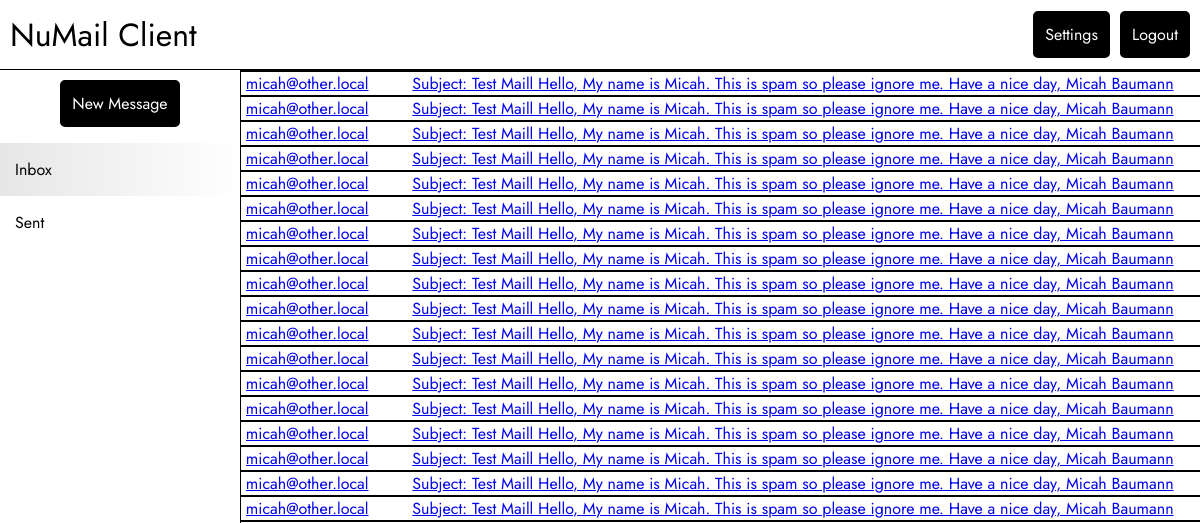
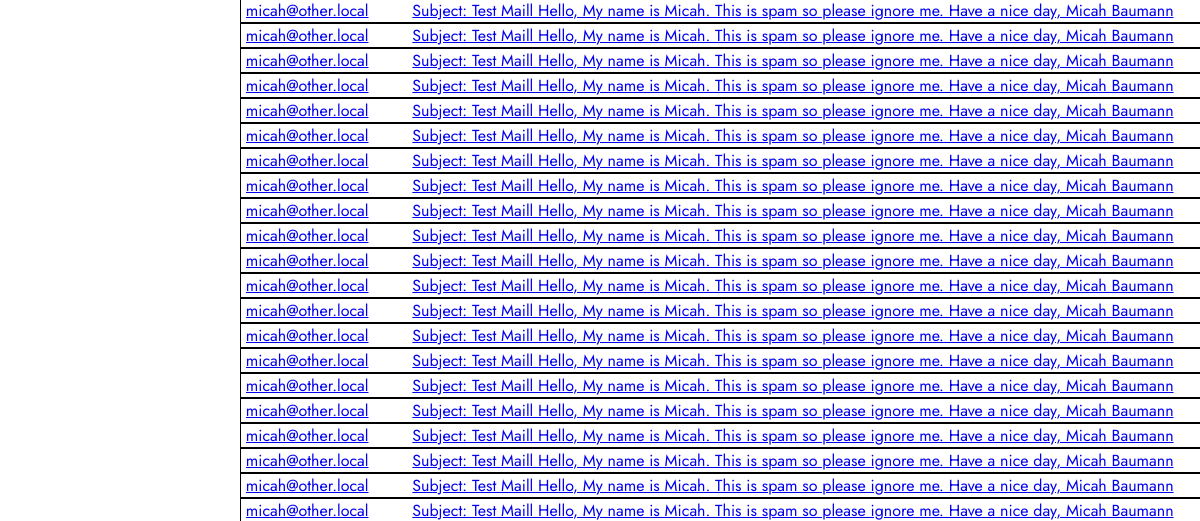
/ (signed in, upper part), run on an earlier commit of the app's database (2 pictures, top to bottom).
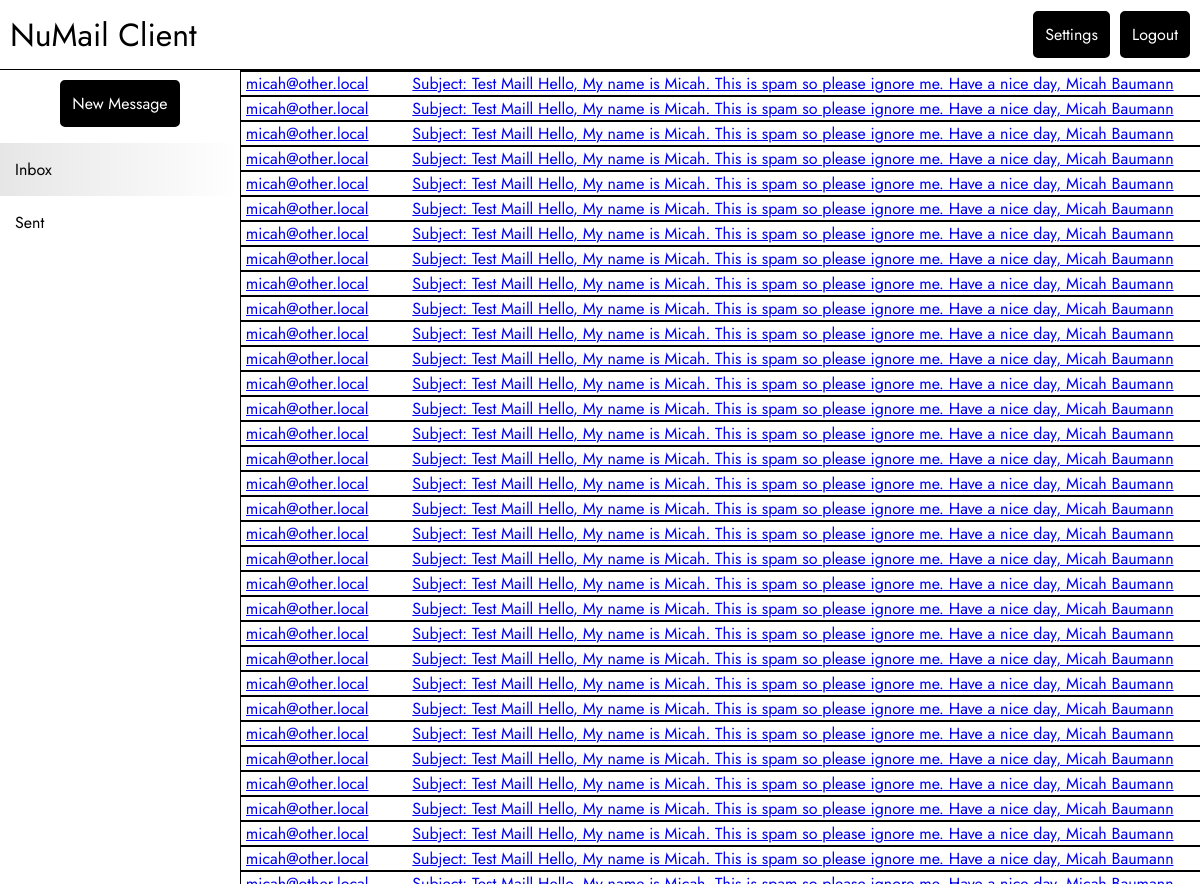
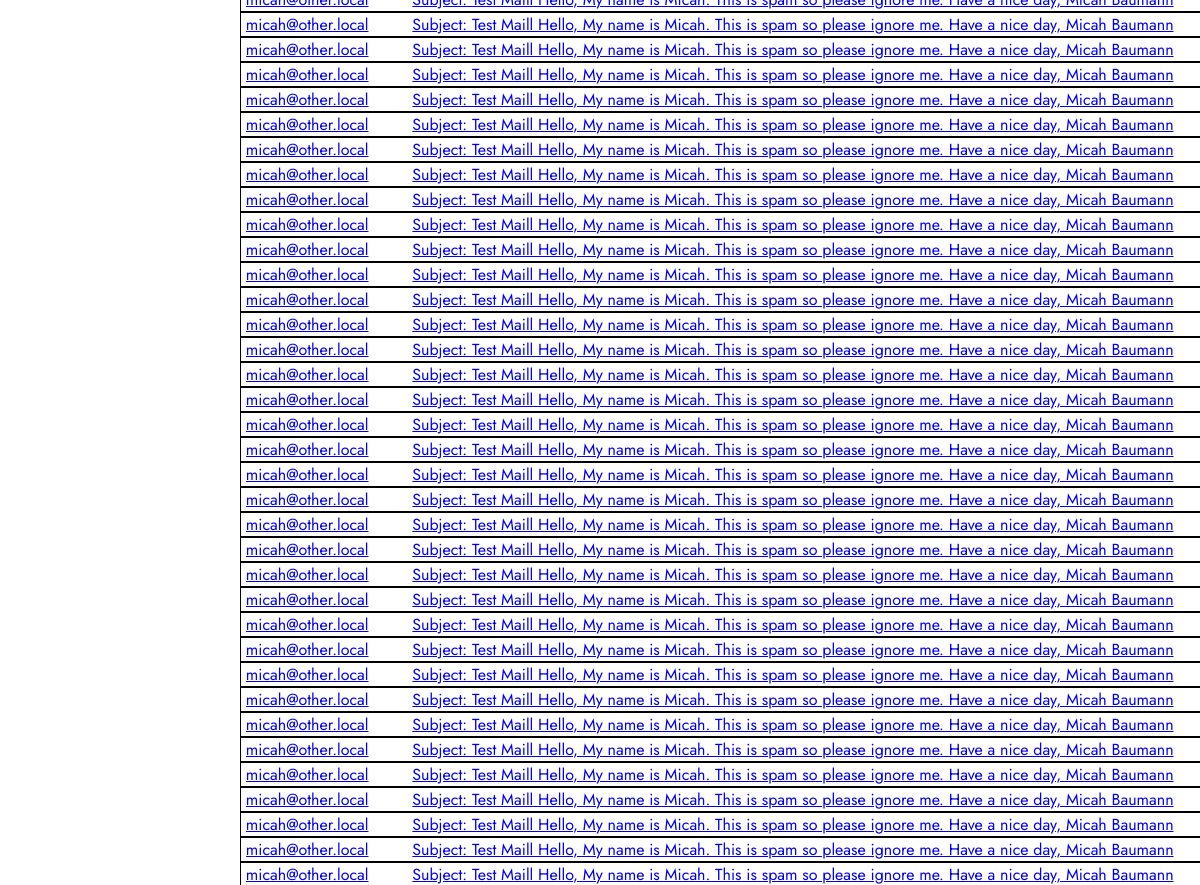
And on a later commit of the database (2 pictures, top to bottom).
### tables this page shows
CREATE TABLE Messages (
    messageId VARCHAR(255) PRIMARY KEY NOT NULL UNIQUE,
    receiverId VARCHAR(255) DEFAULT NULL,
    messageMailbox INTEGER NOT NULL,
    messageTimestamp DATETIME NOT NULL DEFAULT CURRENT_TIMESTAMP,
    messageType INTEGER NOT NULL DEFAULT 0,
    isSent BOOLEAN NOT NULL DEFAULT 0, -- 0 means you received the message
    messageFrom VARCHAR(100) NOT NULL,
    messageTo VARCHAR(100) NOT NULL,
    messageContent TEXT NOT NULL,
    readConfirm BOOLEAN NOT NULL DEFAULT 0,
    messageSent BOOLEAN NOT NULL DEFAULT 0,
    messageAttachments TEXT DEFAULT NULL,
    messageUnsubscribe VARCHAR(255) DEFAULT NULL,
    messageRead BOOLEAN DEFAULT NULL,
    FOREIGN KEY (messageMailbox) REFERENCES Mailboxes(mailboxId)
);

### ui.py (the view)
@app.route("/")
def index():
    if 'username' not in session:
        return redirect(url_for('login'))
    messages = get_user_messages(user_name=session["username"])
    if not messages:
        messages = []
    return render_template('index.html', messages=messages, isSent=False)

### db/db.py (called while the page is built)
@contextlib.contextmanager
def get_db():
    db = sqlite3.connect("./db/sqlite/numail.db")
    try:
        db.row_factory = sqlite3.Row
        yield db
    finally:
        db.close()

### templates/index.html (shortened to what this page needs)
<!DOCTYPE html>
<html lang="en">
<head>
    <link rel="stylesheet" type="text/css" href="{{ url_for('static', filename='css/style.css') }}">
    <link rel="stylesheet" type="text/css" href="{{ url_for('static', filename='css/index.css') }}">
</head>
<body>
    <div class="header">
        <h1>NuMail Client</h1>
        <div class="header-right">
            <a href="/settings" class="button">Settings</a>
            <a href="/logout" class="button">Logout</a>
        </div>
    </div>
    <div class="main">
        <div class="main-side-by-side">
            <div class="sidebar">
                <div class="sidebar-btn">
                    <a href="/new" class="button">New Message</a>
                </div>
                <ul class="sidebar-list">
                    <li><a href="/" {{'class="sidebar-active"'|safe if not isSent}}>Inbox</a></li>
                    <li><a href="/sent" {{'class="sidebar-active"'|safe if isSent}}>Sent</a></li>
                </ul>
            </div>
            <div class="main-content">
                <div class="main-top">
                </div>
                {% for message in messages %}
                    {% if not isSent %}
                        {% if not message["isSent"] %}
                            <a href="/view/{{message['messageId']}}" class="mail-item">
                                <span class="mail-from">{{message["messageFrom"]}}</span>
                                <span class="mail-dec">{{message["messageContent"]}}</span>
                            </a>
                        {% endif %}
                    {% endif %}
                {% endfor %}
            </div>
        </div>
    </div>
</body>
</html>

### static/css/style.css (style rules this page uses)
body { font-family: "Jost", serif; margin: 0; padding: 0; }
.header { width: 100%; padding: 10px; border-bottom: 1px solid black; box-sizing: border-box; display: flex; height: 70px; align-items: center; position: fixed; background-color: white; top: 0; justify-content: space-between; }
.header-right { display: flex; }
.header-right a { margin-left: 10px; }
.header h1 { font-weight: normal; margin: 0; }
.main { margin-top: 70px; height: calc(100vh - 70px); }
.button { padding: 10px; background-color: black; color: white; border: 2px solid black; border-radius: 5px; font-size: 16px; text-decoration: none; }

### static/css/index.css (style rules this page uses)
.main-side-by-side { height: 100%; width: 100%; display: flex; }
.sidebar { border-right: 1px solid black; height: 100%; width: 20%; overflow-y: scroll; }
.main-content { height: 100%; width: 80%; overflow-y: scroll; display: flex; flex-direction: column; }
.sidebar-list { list-style: none; padding-left: 0; box-sizing: border-box; width: 100%; }
.sidebar-list li a { box-sizing: border-box; width: 100%; display: block; }
.sidebar-list li a { color: black; text-decoration: none; padding: 15px; box-sizing: border-box; width: 100%; }
.sidebar-active { background-image: linear-gradient(to right, #E6E6E6 , white); }
.sidebar-btn { width: 100%; display: flex; justify-content: center; margin-top: 10px; }
.main-top { width: 100%; height: 57px; border-bottom: solid 1px black; }
.mail-item { border-bottom: solid 1px black; border-top: solid 1px black; display: flex; align-items: center; height: 35px; padding: 0 5px; }
.mail-from { width: 20%; white-space: nowrap; overflow: hidden; text-overflow: ellipsis; display: inline-block; }
.mail-dec { width: 100%; white-space: nowrap; overflow: hidden; text-overflow: ellipsis; display: inline-block; margin-left: 10px; }

What changed in the data, as far as the page shows it:
added Messages: messageFrom "micah@other.local", messageContent "Subject: Test Maill Hello, My name is Micah. This is spam so please ignore me. Have a nice day, Micah Baumann"
added Messages: messageFrom "micah@other.local", messageContent "Subject: Test Maill Hello, My name is Micah. This is spam so please ignore me. Have a nice day, Micah Baumann"
added Messages: messageFrom "micah@other.local", messageContent "Subject: Test Maill Hello, My name is Micah. This is spam so please ignore me. Have a nice day, Micah Baumann"
added Messages: messageFrom "micah@other.local", messageContent "Subject: Test Maill Hello, My name is Micah. This is spam so please ignore me. Have a nice day, Micah Baumann"
added Messages: messageFrom "micah@other.local", messageContent "Subject: Test Maill Hello, My name is Micah. This is spam so please ignore me. Have a nice day, Micah Baumann"
added Messages: messageFrom "micah@other.local", messageContent "Subject: Test Maill Hello, My name is Micah. This is spam so please ignore me. Have a nice day, Micah Baumann"
added Messages: messageFrom "micah@other.local", messageContent "Subject: Test Maill Hello, My name is Micah. This is spam so please ignore me. Have a nice day, Micah Baumann"
added Messages: messageFrom "micah@other.local", messageContent "Subject: Test Maill Hello, My name is Micah. This is spam so please ignore me. Have a nice day, Micah Baumann"
added Messages: messageFrom "micah@other.local", messageContent "Subject: Test Maill Hello, My name is Micah. This is spam so please ignore me. Have a nice day, Micah Baumann"
added Messages: messageFrom "micah@other.local", messageContent "Subject: Test Maill Hello, My name is Micah. This is spam so please ignore me. Have a nice day, Micah Baumann"
added Messages: messageFrom "micah@other.local", messageContent "Subject: Test Maill Hello, My name is Micah. This is spam so please ignore me. Have a nice day, Micah Baumann"
added Messages: messageFrom "micah@other.local", messageContent "Subject: Test Maill Hello, My name is Micah. This is spam so please ignore me. Have a nice day, Micah Baumann"
added Messages: messageFrom "micah@other.local", messageContent "Subject: Test Maill Hello, My name is Micah. This is spam so please ignore me. Have a nice day, Micah Baumann"
added Messages: messageFrom "micah@other.local", messageContent "Subject: Test Maill Hello, My name is Micah. This is spam so please ignore me. Have a nice day, Micah Baumann"
added Messages: messageFrom "micah@other.local", messageContent "Subject: Test Maill Hello, My name is Micah. This is spam so please ignore me. Have a nice day, Micah Baumann"
added Messages: messageFrom "micah@other.local", messageContent "Subject: Test Maill Hello, My name is Micah. This is spam so please ignore me. Have a nice day, Micah Baumann"
added Messages: messageFrom "micah@other.local", messageContent "Subject: Test Maill Hello, My name is Micah. This is spam so please ignore me. Have a nice day, Micah Baumann"
added Messages: messageFrom "micah@other.local", messageContent "Subject: Test Maill Hello, My name is Micah. This is spam so please ignore me. Have a nice day, Micah Baumann"
added Messages: messageFrom "micah@other.local", messageContent "Subject: Test Maill Hello, My name is Micah. This is spam so please ignore me. Have a nice day, Micah Baumann"
added Messages: messageFrom "micah@other.local", messageContent "Subject: Test Maill Hello, My name is Micah. This is spam so please ignore me. Have a nice day, Micah Baumann"
added Messages: messageFrom "micah@other.local", messageContent "Subject: Test Maill Hello, My name is Micah. This is spam so please ignore me. Have a nice day, Micah Baumann"
added Messages: messageFrom "micah@other.local", messageContent "Subject: Test Maill Hello, My name is Micah. This is spam so please ignore me. Have a nice day, Micah Baumann"
added Messages: messageFrom "micah@other.local", messageContent "Subject: Test Maill Hello, My name is Micah. This is spam so please ignore me. Have a nice day, Micah Baumann"
added Messages: messageFrom "micah@other.local", messageContent "Subject: Test Maill Hello, My name is Micah. This is spam so please ignore me. Have a nice day, Micah Baumann"
added Messages: messageFrom "micah@other.local", messageContent "Subject: Test Maill Hello, My name is Micah. This is spam so please ignore me. Have a nice day, Micah Baumann"
added Messages: messageFrom "micah@other.local", messageContent "Subject: Test Maill Hello, My name is Micah. This is spam so please ignore me. Have a nice day, Micah Baumann"
added Messages: messageFrom "micah@other.local", messageContent "Subject: Test Maill Hello, My name is Micah. This is spam so please ignore me. Have a nice day, Micah Baumann"
added Messages: messageFrom "micah@other.local", messageContent "Subject: Test Maill Hello, My name is Micah. This is spam so please ignore me. Have a nice day, Micah Baumann"
added Messages: messageFrom "micah@other.local", messageContent "Subject: Test Maill Hello, My name is Micah. This is spam so please ignore me. Have a nice day, Micah Baumann"
